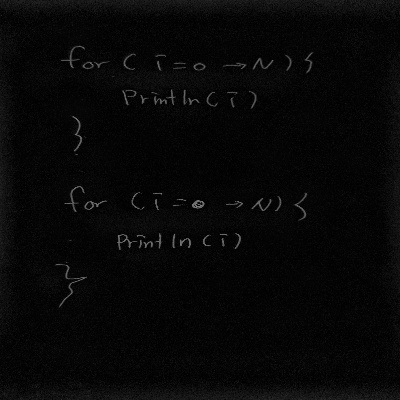
#> input picture images/fourierHist1.jpg, 400 x 400 px
$ python main.py
#> lines starting #> are read from the running program, lines starting #| are printed output that depends on the picture
import cv2
import numpy as np
from matplotlib import pyplot as plt

def onMouse(x):
	pass

def control():
	img = cv2.imread('../images/fourierHist1.jpg')
#> img is the input picture: shape (400, 400, 3); min 0, max 128, mean 7.5

	cv2.namedWindow('threshold')
	cv2.createTrackbar('value','threshold',0,255,onMouse)

	val = cv2.getTrackbarPos('value','threshold')
	whiteValue = 255

	while True:
		thsimg  = cv2.threshold(img,val,whiteValue,cv2.THRESH_BINARY)


		ret1,th1 = cv2.threshold(img,val,whiteValue,cv2.THRESH_BINARY)
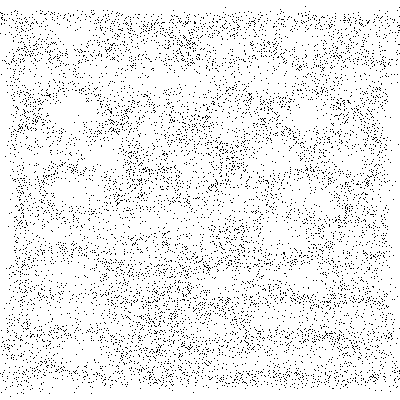
#> th1: shape (400, 400, 3); 93.2% white; black in thin lines or dots
#> ret1 = 0
		images = [img, 0, th1]
		titles = ['Original Noisy Image','Histogram','Threshold (v=' + str(val) + ')']

		for i in range(1):
			plt.subplot(1,3,i*3+1),plt.imshow(images[i*3],'gray')
			plt.title(titles[i*3]), plt.xticks([]), plt.yticks([])
			plt.subplot(1,3,i*3+2),plt.hist(images[i*3].ravel(),256)
			plt.title(titles[i*3+1]), plt.xticks([]), plt.yticks([])
			plt.subplot(1,3,i*3+3),plt.imshow(images[i*3+2],'gray')
			plt.title(titles[i*3+2]), plt.xticks([]), plt.yticks([])

		plt.show()
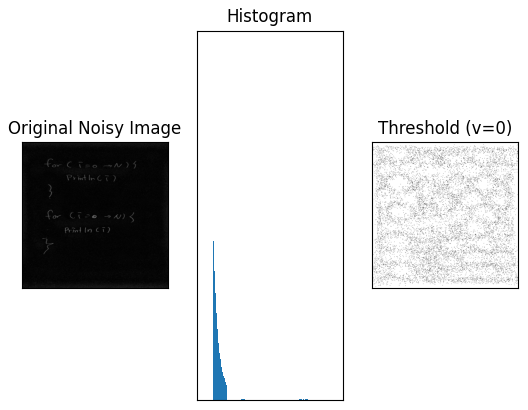
#> figure drawn by matplotlib, 3 panels

		#cv2.imshow('threshold',thsimg)

		#cv2.waitKey(0)

		val = cv2.getTrackbarPos('value','threshold')

	cv2.destroyAllWindows()

control()
